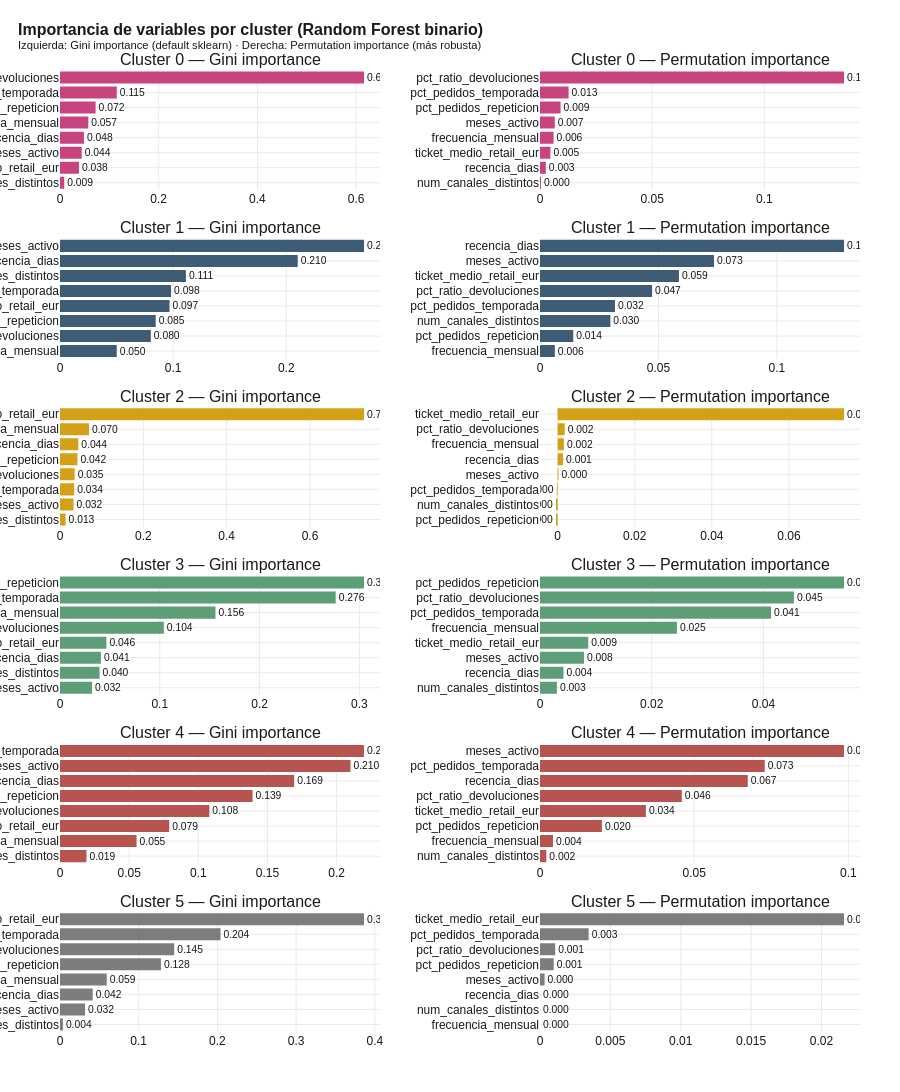

The notebook cell saved with this chart:
### Code cell
# Visualización combinada: una fila por cluster con sus 2 importancias
fig = make_subplots(
    rows=N_CLUSTERS, cols=2,
    subplot_titles=[f"Cluster {c} — {tipo}" for c in range(N_CLUSTERS) for tipo in ["Gini importance", "Permutation importance"]],
    horizontal_spacing=0.20, vertical_spacing=0.05,
)

for c in range(N_CLUSTERS):
    # Gini (izquierda)
    gini_sorted = importancias_gini[c].sort_values()
    fig.add_trace(go.Bar(
        x=gini_sorted.values, y=gini_sorted.index,
        orientation="h",
        marker_color=PALETA_CLUSTERS[c],
        showlegend=False,
        text=[f"{v:.3f}" for v in gini_sorted.values], textposition="outside",
    ), row=c+1, col=1)
    
    # Permutation (derecha)
    perm_sorted = importancias_perm[c].sort_values()
    fig.add_trace(go.Bar(
        x=perm_sorted.values, y=perm_sorted.index,
        orientation="h",
        marker_color=PALETA_CLUSTERS[c],
        showlegend=False,
        text=[f"{v:.3f}" for v in perm_sorted.values], textposition="outside",
    ), row=c+1, col=2)

fig.update_layout(
    title=dict(text="<b>Importancia de variables por cluster (Random Forest binario)</b><br><sup>Izquierda: Gini importance (default sklearn) · Derecha: Permutation importance (más robusta)</sup>"),
    height=350 * N_CLUSTERS, showlegend=False,
)
guardar_y_mostrar(fig, "03_importancias_rf_por_cluster", h=350*N_CLUSTERS)

### Figure 1 — Plotly figure (JSON) as saved in the notebook; plotly's stock layout.template omitted (floating-point values rounded to 4 significant figures)
{"data": [{"marker": {"color": "#C8447F"}, "orientation": "h", "showlegend": false, "text": ["0.009", "0.038", "0.044", "0.048", "0.057", "0.072", "0.115", "0.616"], "textposition": "outside", "type": "bar", "x": [0.008641, 0.03845, 0.04406, 0.04849, 0.0573, 0.07211, 0.115, 0.6159], "xaxis": "x", "y": ["num_canales_distintos", "ticket_medio_retail_eur", "meses_activo", "recencia_dias", "frecuencia_mensual", "pct_pedidos_repeticion", "pct_pedidos_temporada", "pct_ratio_devoluciones"], "yaxis": "y"}, {"marker": {"color": "#C8447F"}, "orientation": "h", "showlegend": false, "text": ["0.000", "0.003", "0.005", "0.006", "0.007", "0.009", "0.013", "0.136"], "textposition": "outside", "type": "bar", "x": [0.000432, 0.002592, 0.004644, 0.006048, 0.006587, 0.009179, 0.01274, 0.1355], "xaxis": "x2", "y": ["num_canales_distintos", "recencia_dias", "ticket_medio_retail_eur", "frecuencia_mensual", "meses_activo", "pct_pedidos_repeticion", "pct_pedidos_temporada", "pct_ratio_devoluciones"], "yaxis": "y2"}, {"marker": {"color": "#3E5C76"}, "orientation": "h", "showlegend": false, "text": ["0.050", "0.080", "0.085", "0.097", "0.098", "0.111", "0.210", "0.269"], "textposition": "outside", "type": "bar", "x": [0.05014, 0.08026, 0.08459, 0.0968, 0.09815, 0.1113, 0.2101, 0.2687], "xaxis": "x3", "y": ["frecuencia_mensual", "pct_ratio_devoluciones", "pct_pedidos_repeticion", "ticket_medio_retail_eur", "pct_pedidos_temporada", "num_canales_distintos", "recencia_dias", "meses_activo"], "yaxis": "y3"}, {"marker": {"color": "#3E5C76"}, "orientation": "h", "showlegend": false, "text": ["0.006", "0.014", "0.030", "0.032", "0.047", "0.059", "0.073", "0.128"], "textposition": "outside", "type": "bar", "x": [0.006263, 0.01404, 0.0297, 0.03164, 0.0473, 0.05864, 0.07343, 0.1283], "xaxis": "x4", "y": ["frecuencia_mensual", "pct_pedidos_repeticion", "num_canales_distintos", "pct_pedidos_temporada", "pct_ratio_devoluciones", "ticket_medio_retail_eur", "meses_activo", "recencia_dias"], "yaxis": "y4"}, {"marker": {"color": "#D4A017"}, "orientation": "h", "showlegend": false, "text": ["0.013", "0.032", "0.034", "0.035", "0.042", "0.044", "0.070", "0.730"], "textposition": "outside", "type": "bar", "x": [0.01333, 0.03248, 0.03405, 0.03517, 0.04191, 0.04391, 0.06958, 0.7296], "xaxis": "x5", "y": ["num_canales_distintos", "meses_activo", "pct_pedidos_temporada", "pct_ratio_devoluciones", "pct_pedidos_repeticion", "recencia_dias", "frecuencia_mensual", "ticket_medio_retail_eur"], "yaxis": "y5"}, {"marker": {"color": "#D4A017"}, "orientation": "h", "showlegend": false, "text": ["-0.000", "-0.000", "-0.000", "0.000", "0.001", "0.002", "0.002", "0.074"], "textposition": "outside", "type": "bar", "x": [-0.000432, -0.000432, -0.000216, 0.000216, 0.001404, 0.00162, 0.001836, 0.0743], "xaxis": "x6", "y": ["pct_pedidos_repeticion", "num_canales_distintos", "pct_pedidos_temporada", "meses_activo", "recencia_dias", "frecuencia_mensual", "pct_ratio_devoluciones", "ticket_medio_retail_eur"], "yaxis": "y6"}, {"marker": {"color": "#5C9E76"}, "orientation": "h", "showlegend": false, "text": ["0.032", "0.040", "0.041", "0.046", "0.104", "0.156", "0.276", "0.305"], "textposition": "outside", "type": "bar", "x": [0.03214, 0.03966, 0.04099, 0.04648, 0.104, 0.1558, 0.2763, 0.3046], "xaxis": "x7", "y": ["meses_activo", "num_canales_distintos", "recencia_dias", "ticket_medio_retail_eur", "pct_ratio_devoluciones", "frecuencia_mensual", "pct_pedidos_temporada", "pct_pedidos_repeticion"], "yaxis": "y7"}, {"marker": {"color": "#5C9E76"}, "orientation": "h", "showlegend": false, "text": ["0.003", "0.004", "0.008", "0.009", "0.025", "0.041", "0.045", "0.054"], "textposition": "outside", "type": "bar", "x": [0.003024, 0.004212, 0.007883, 0.008639, 0.02451, 0.04136, 0.04546, 0.05443], "xaxis": "x8", "y": ["num_canales_distintos", "recencia_dias", "meses_activo", "ticket_medio_retail_eur", "frecuencia_mensual", "pct_pedidos_temporada", "pct_ratio_devoluciones", "pct_pedidos_repeticion"], "yaxis": "y8"}, {"marker": {"color": "#B85450"}, "orientation": "h", "showlegend": false, "text": ["0.019", "0.055", "0.079", "0.108", "0.139", "0.169", "0.210", "0.220"], "textposition": "outside", "type": "bar", "x": [0.01914, 0.05537, 0.07899, 0.108, 0.1393, 0.1693, 0.2101, 0.2198], "xaxis": "x9", "y": ["num_canales_distintos", "frecuencia_mensual", "ticket_medio_retail_eur", "pct_ratio_devoluciones", "pct_pedidos_repeticion", "recencia_dias", "meses_activo", "pct_pedidos_temporada"], "yaxis": "y9"}, {"marker": {"color": "#B85450"}, "orientation": "h", "showlegend": false, "text": ["0.002", "0.004", "0.020", "0.034", "0.046", "0.067", "0.073", "0.099"], "textposition": "outside", "type": "bar", "x": [0.002052, 0.004212, 0.02009, 0.03434, 0.046, 0.06739, 0.07289, 0.0986], "xaxis": "x10", "y": ["num_canales_distintos", "frecuencia_mensual", "pct_pedidos_repeticion", "ticket_medio_retail_eur", "pct_ratio_devoluciones", "recencia_dias", "pct_pedidos_temporada", "meses_activo"], "yaxis": "y10"}, {"marker": {"color": "#7D7D7D"}, "orientation": "h", "showlegend": false, "text": ["0.004", "0.032", "0.042", "0.059", "0.128", "0.145", "0.204", "0.386"], "textposition": "outside", "type": "bar", "x": [0.003658, 0.03188, 0.04154, 0.05935, 0.1283, 0.1451, 0.2039, 0.3863], "xaxis": "x11", "y": ["num_canales_distintos", "meses_activo", "recencia_dias", "frecuencia_mensual", "pct_pedidos_repeticion", "pct_ratio_devoluciones", "pct_pedidos_temporada", "ticket_medio_retail_eur"], "yaxis": "y11"}, {"marker": {"color": "#7D7D7D"}, "orientation": "h", "showlegend": false, "text": ["0.000", "0.000", "0.000", "0.000", "0.001", "0.001", "0.003", "0.022"], "textposition": "outside", "type": "bar", "x": [0.0, 0.0, 0.0, 0.000324, 0.0009719, 0.00108, 0.003456, 0.0216], "xaxis": "x12", "y": ["frecuencia_mensual", "num_canales_distintos", "recencia_dias", "meses_activo", "pct_pedidos_repeticion", "pct_ratio_devoluciones", "pct_pedidos_temporada", "ticket_medio_retail_eur"], "yaxis": "y12"}], "layout": {"annotations": [{"font": {"size": 16}, "showarrow": false, "text": "Cluster 0 — Gini importance", "x": 0.2, "xanchor": "center", "xref": "paper", "y": 1, "yanchor": "bottom", "yref": "paper"}, {"font": {"size": 16}, "showarrow": false, "text": "Cluster 0 — Permutation importance", "x": 0.8, "xanchor": "center", "xref": "paper", "y": 1, "yanchor": "bottom", "yref": "paper"}, {"font": {"size": 16}, "showarrow": false, "text": "Cluster 1 — Gini importance", "x": 0.2, "xanchor": "center", "xref": "paper", "y": 0.825, "yanchor": "bottom", "yref": "paper"}, {"font": {"size": 16}, "showarrow": false, "text": "Cluster 1 — Permutation importance", "x": 0.8, "xanchor": "center", "xref": "paper", "y": 0.825, "yanchor": "bottom", "yref": "paper"}, {"font": {"size": 16}, "showarrow": false, "text": "Cluster 2 — Gini importance", "x": 0.2, "xanchor": "center", "xref": "paper", "y": 0.65, "yanchor": "bottom", "yref": "paper"}, {"font": {"size": 16}, "showarrow": false, "text": "Cluster 2 — Permutation importance", "x": 0.8, "xanchor": "center", "xref": "paper", "y": 0.65, "yanchor": "bottom", "yref": "paper"}, {"font": {"size": 16}, "showarrow": false, "text": "Cluster 3 — Gini importance", "x": 0.2, "xanchor": "center", "xref": "paper", "y": 0.475, "yanchor": "bottom", "yref": "paper"}, {"font": {"size": 16}, "showarrow": false, "text": "Cluster 3 — Permutation importance", "x": 0.8, "xanchor": "center", "xref": "paper", "y": 0.475, "yanchor": "bottom", "yref": "paper"}, {"font": {"size": 16}, "showarrow": false, "text": "Cluster 4 — Gini importance", "x": 0.2, "xanchor": "center", "xref": "paper", "y": 0.3, "yanchor": "bottom", "yref": "paper"}, {"font": {"size": 16}, "showarrow": false, "text": "Cluster 4 — Permutation importance", "x": 0.8, "xanchor": "center", "xref": "paper", "y": 0.3, "yanchor": "bottom", "yref": "paper"}, {"font": {"size": 16}, "showarrow": false, "text": "Cluster 5 — Gini importance", "x": 0.2, "xanchor": "center", "xref": "paper", "y": 0.125, "yanchor": "bottom", "yref": "paper"}, {"font": {"size": 16}, "showarrow": false, "text": "Cluster 5 — Permutation importance", "x": 0.8, "xanchor": "center", "xref": "paper", "y": 0.125, "yanchor": "bottom", "yref": "paper"}], "height": 2100, "showlegend": false, "title": {"text": "<b>Importancia de variables por cluster (Random Forest binario)</b><br><sup>Izquierda: Gini importance (default sklearn) · Derecha: Permutation importance (más robusta)</sup>"}, "xaxis": {"anchor": "y", "domain": [0, 0.4]}, "xaxis10": {"anchor": "y10", "domain": [0.6, 1]}, "xaxis11": {"anchor": "y11", "domain": [0, 0.4]}, "xaxis12": {"anchor": "y12", "domain": [0.6, 1]}, "xaxis2": {"anchor": "y2", "domain": [0.6, 1]}, "xaxis3": {"anchor": "y3", "domain": [0, 0.4]}, "xaxis4": {"anchor": "y4", "domain": [0.6, 1]}, "xaxis5": {"anchor": "y5", "domain": [0, 0.4]}, "xaxis6": {"anchor": "y6", "domain": [0.6, 1]}, "xaxis7": {"anchor": "y7", "domain": [0, 0.4]}, "xaxis8": {"anchor": "y8", "domain": [0.6, 1]}, "xaxis9": {"anchor": "y9", "domain": [0, 0.4]}, "yaxis": {"anchor": "x", "domain": [0.875, 1]}, "yaxis10": {"anchor": "x10", "domain": [0.175, 0.3]}, "yaxis11": {"anchor": "x11", "domain": [0, 0.125]}, "yaxis12": {"anchor": "x12", "domain": [0, 0.125]}, "yaxis2": {"anchor": "x2", "domain": [0.875, 1]}, "yaxis3": {"anchor": "x3", "domain": [0.7, 0.825]}, "yaxis4": {"anchor": "x4", "domain": [0.7, 0.825]}, "yaxis5": {"anchor": "x5", "domain": [0.525, 0.65]}, "yaxis6": {"anchor": "x6", "domain": [0.525, 0.65]}, "yaxis7": {"anchor": "x7", "domain": [0.35, 0.475]}, "yaxis8": {"anchor": "x8", "domain": [0.35, 0.475]}, "yaxis9": {"anchor": "x9", "domain": [0.175, 0.3]}}}
